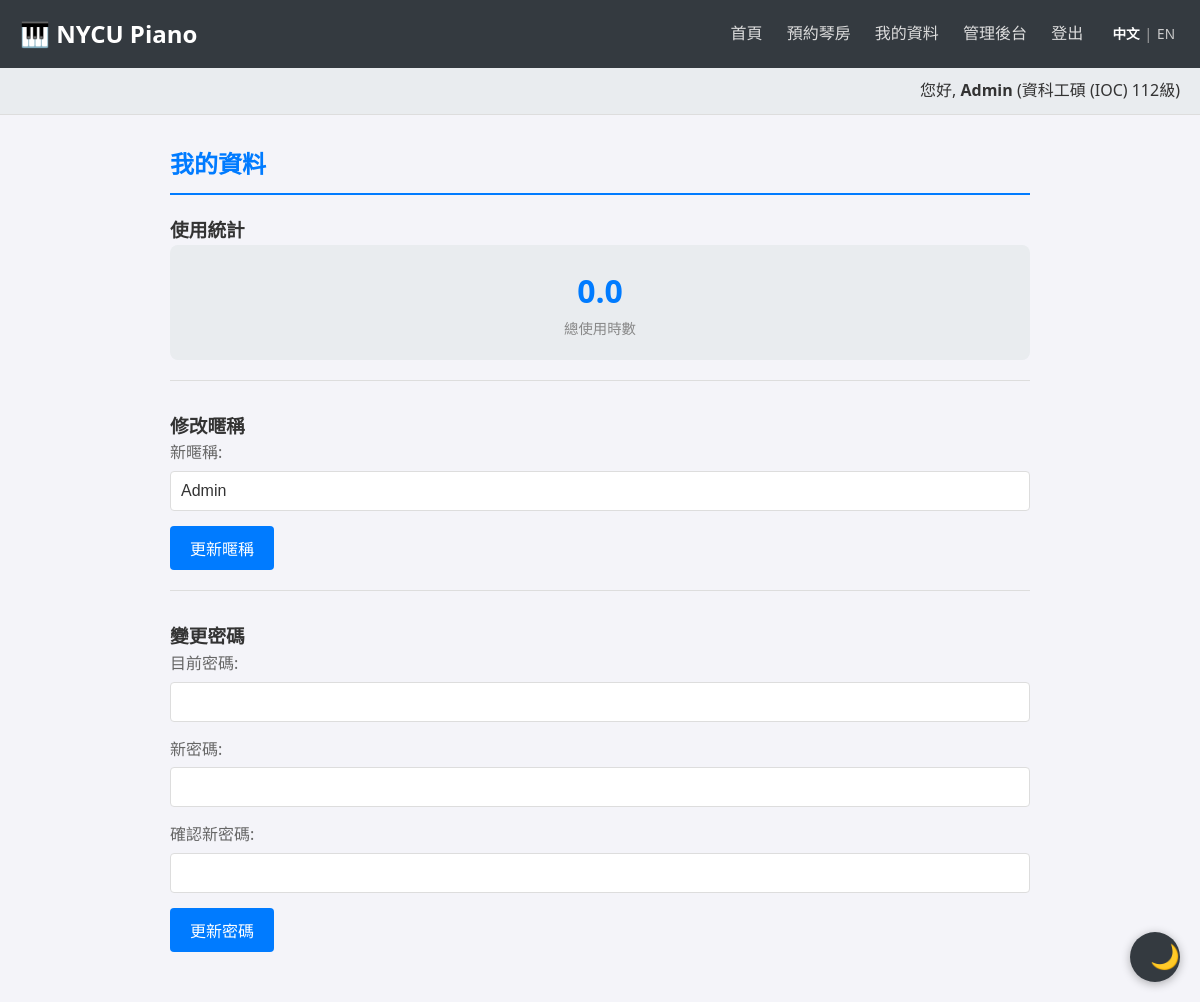
The app's page /profile.php (signed in) with its own data.
### tables this page shows
CREATE TABLE IF NOT EXISTS users (
    id INT AUTO_INCREMENT PRIMARY KEY,
    student_id VARCHAR(50) NOT NULL UNIQUE,
    password VARCHAR(255) NOT NULL,
    real_name VARCHAR(100) NOT NULL,
    nickname VARCHAR(100),
    department VARCHAR(100),
    grade VARCHAR(20),
    role ENUM('admin', 'member') DEFAULT 'member',
    total_usage_hours FLOAT DEFAULT 0,
    status ENUM('active', 'banned') DEFAULT 'active',
    FOREIGN KEY (student_id) REFERENCES allowed_student_ids(student_id) ON DELETE CASCADE
);

### lang.php (called while the page is built, shortened)
<?php
$currentLang = $_SESSION['lang'];
function __($key) {
    global $translations, $currentLang;
    return isset($translations[$currentLang][$key]) ? $translations[$currentLang][$key] : $key;
}
?>

### profile.php (the view, shortened to what this page needs)
<?php
require 'db_connect.php';
require 'lang.php';
$stmt = $pdo->prepare("SELECT * FROM users WHERE id = ?");
$stmt->execute([$_SESSION['user_id']]);
$user = $stmt->fetch();
include 'header.php';
?>
<div class="container">
    <h2 class="section-title"><?php echo __('my_profile'); ?></h2>
    <div class="profile-section">
        <h3><?php echo __('usage_stats'); ?></h3>
        <div class="stat-box">
            <div class="stat-value"><?php echo number_format($user['total_usage_hours'], 1); ?></div>
            <div class="stat-label"><?php echo __('total_hours'); ?></div>
        </div>
    </div>
    <div class="profile-section">
        <h3><?php echo __('edit_nickname'); ?></h3>
        <form method="POST">
            <div class="form-group">
                <label><?php echo __('new_nickname'); ?>:</label>
                <input type="text" name="new_nickname" value="<?php echo htmlspecialchars($user['nickname']); ?>" required>
            </div>
            <button type="submit" name="update_nickname" class="btn btn-primary"><?php echo __('update_nickname'); ?></button>
        </form>
    </div>
    <div class="profile-section">
        <h3><?php echo __('change_password'); ?></h3>
        <form method="POST">
            <div class="form-group">
                <label><?php echo __('current_password'); ?>:</label>
                <input type="password" name="current_password" required>
            </div>
            <div class="form-group">
                <label><?php echo __('new_password'); ?>:</label>
                <input type="password" name="new_password" required>
            </div>
            <div class="form-group">
                <label><?php echo __('confirm_password'); ?>:</label>
                <input type="password" name="confirm_password" required>
            </div>
            <button type="submit" name="update_password" class="btn btn-primary"><?php echo __('update_password'); ?></button>
        </form>
    </div>
</div>
<?php include 'footer.php'; ?>

### header.php (shortened to what this page needs)
<?php
require_once __DIR__ . '/lang.php';
?>
<!DOCTYPE html>
<html lang="<?php echo $currentLang == 'zh' ? 'zh-TW' : 'en'; ?>">
<head>
    <link rel="stylesheet" href="<?php echo isset($isAdmin) && $isAdmin ? '../style.css' : 'style.css'; ?>">
</head>
<body>
    <header>
        <div class="logo">🎹 <?php echo __('site_title'); ?></div>
        <div class="nav-links">
            <?php if (isset($_SESSION['user_id'])): ?>
                <a href="<?php echo isset($isAdmin) && $isAdmin ? '../index.php' : 'index.php'; ?>"><?php echo __('home'); ?></a>
                <a href="<?php echo isset($isAdmin) && $isAdmin ? '../reservations.php' : 'reservations.php'; ?>"><?php echo __('book_room'); ?></a>
                <a href="<?php echo isset($isAdmin) && $isAdmin ? '../profile.php' : 'profile.php'; ?>"><?php echo __('profile'); ?></a>
                <?php if (isset($_SESSION['role']) && $_SESSION['role'] === 'admin'): ?>
                    <a href="<?php echo isset($isAdmin) && $isAdmin ? 'dashboard.php' : 'admin/dashboard.php'; ?>"><?php echo __('admin_dashboard'); ?></a>
                <?php endif; ?>
                <a href="<?php echo isset($isAdmin) && $isAdmin ? '../logout.php' : 'logout.php'; ?>"><?php echo __('logout'); ?></a>
            <?php else: ?>
                <a href="login.php"><?php echo __('login'); ?></a>
                <a href="register.php"><?php echo __('register'); ?></a>
            <?php endif; ?>
            <span class="lang-switch">
                <a href="?lang=zh" class="<?php echo $currentLang == 'zh' ? 'active' : ''; ?>">中文</a>|<a href="?lang=en" class="<?php echo $currentLang == 'en' ? 'active' : ''; ?>">EN</a>
            </span>
        </div>
    </header>
    <?php if (isset($_SESSION['user_id']) && isset($user)): ?>
    <div class="user-info-bar">
        <?php echo __('hello'); ?>, <strong><?php echo htmlspecialchars($user['nickname']); ?></strong>
        (<?php echo htmlspecialchars($user['department']); ?> <?php echo htmlspecialchars($user['grade']); ?><?php echo __('grade_suffix'); ?>)
    </div>
    <?php endif; ?>

### style.css (style rules this page uses)
:root { --bg-primary: #f4f4f9; --bg-secondary: #ffffff; --bg-tertiary: #e9ecef; --text-primary: #333333; --text-secondary: #666666; --text-muted: #888888; --border-color: #dddddd; --accent-color: #007bff; --accent-hover: #0056b3; --header-bg: #343a40; --header-text: #ffffff; --card-shadow: rgba(0, 0, 0, 0.1); --success-bg: #d4edda; --success-text: #155724; --error-bg: #f8d7da; --error-text: #721c24; --btn-primary: #007bff; --btn-success: #28a745; --btn-danger: #dc3545; --btn-warning: #ffc107; }
* { box-sizing: border-box; margin: 0; padding: 0; }
body { font-family: 'Segoe UI', Tahoma, Geneva, Verdana, sans-serif; background-color: var(--bg-primary); color: var(--text-primary); line-height: 1.6; transition: background-color 0.3s ease, color 0.3s ease; }
a { color: var(--accent-color); text-decoration: none; transition: color 0.2s; }
header { background-color: var(--header-bg); color: var(--header-text); padding: 15px 20px; display: flex; justify-content: space-between; align-items: center; }
.logo { font-size: 1.5em; font-weight: bold; }
.nav-links a { color: #ddd; text-decoration: none; margin-left: 20px; transition: color 0.3s; }
.user-info-bar { background: var(--bg-tertiary); padding: 10px 20px; text-align: right; border-bottom: 1px solid var(--border-color); }
.container { max-width: 900px; margin: 30px auto; padding: 0 20px; }
.section-title { border-bottom: 2px solid var(--accent-color); padding-bottom: 10px; margin-bottom: 20px; color: var(--accent-color); }
.form-group { margin-bottom: 15px; }
.form-group label { display: block; margin-bottom: 5px; color: var(--text-secondary); }
.form-group input, .form-group textarea, .form-group select { width: 100%; padding: 10px; border: 1px solid var(--border-color); border-radius: 4px; background-color: var(--bg-secondary); color: var(--text-primary); font-size: 1em; }
button, .btn { display: inline-block; padding: 10px 20px; border: none; border-radius: 4px; cursor: pointer; font-size: 1em; transition: background-color 0.2s, opacity 0.2s; }
.btn-primary { background-color: var(--btn-primary); color: white; }
.lang-switch { font-size: 0.85em; margin-left: 20px; color: #aaa; }
.lang-switch a { color: #ccc; margin: 0 5px; }
.lang-switch a.active { color: white; font-weight: bold; }
.profile-section { margin-bottom: 30px; padding-bottom: 20px; border-bottom: 1px solid var(--border-color); }
.profile-section:last-child { border-bottom: none; }
.stat-box { background-color: var(--bg-tertiary); padding: 20px; border-radius: 8px; text-align: center; }
.stat-value { font-size: 2em; font-weight: bold; color: var(--accent-color); }
.stat-label { color: var(--text-muted); font-size: 0.9em; }

### records on screen
users: nickname "Admin", department "資科工碩 (IOC)", grade "112", total_usage_hours "0.0", new_nickname "Admin"

### other values on screen
__('site_title') "NYCU Piano"
__('home') "首頁"
__('book_room') "預約琴房"
__('profile') "我的資料"
__('admin_dashboard') "管理後台"
__('logout') "登出"
__('hello') "您好"
__('grade_suffix') "級"
__('my_profile') "我的資料"
__('usage_stats') "使用統計"
__('total_hours') "總使用時數"
__('edit_nickname') "修改暱稱"
__('new_nickname') "新暱稱"
__('update_nickname') "更新暱稱"
__('change_password') "變更密碼"
